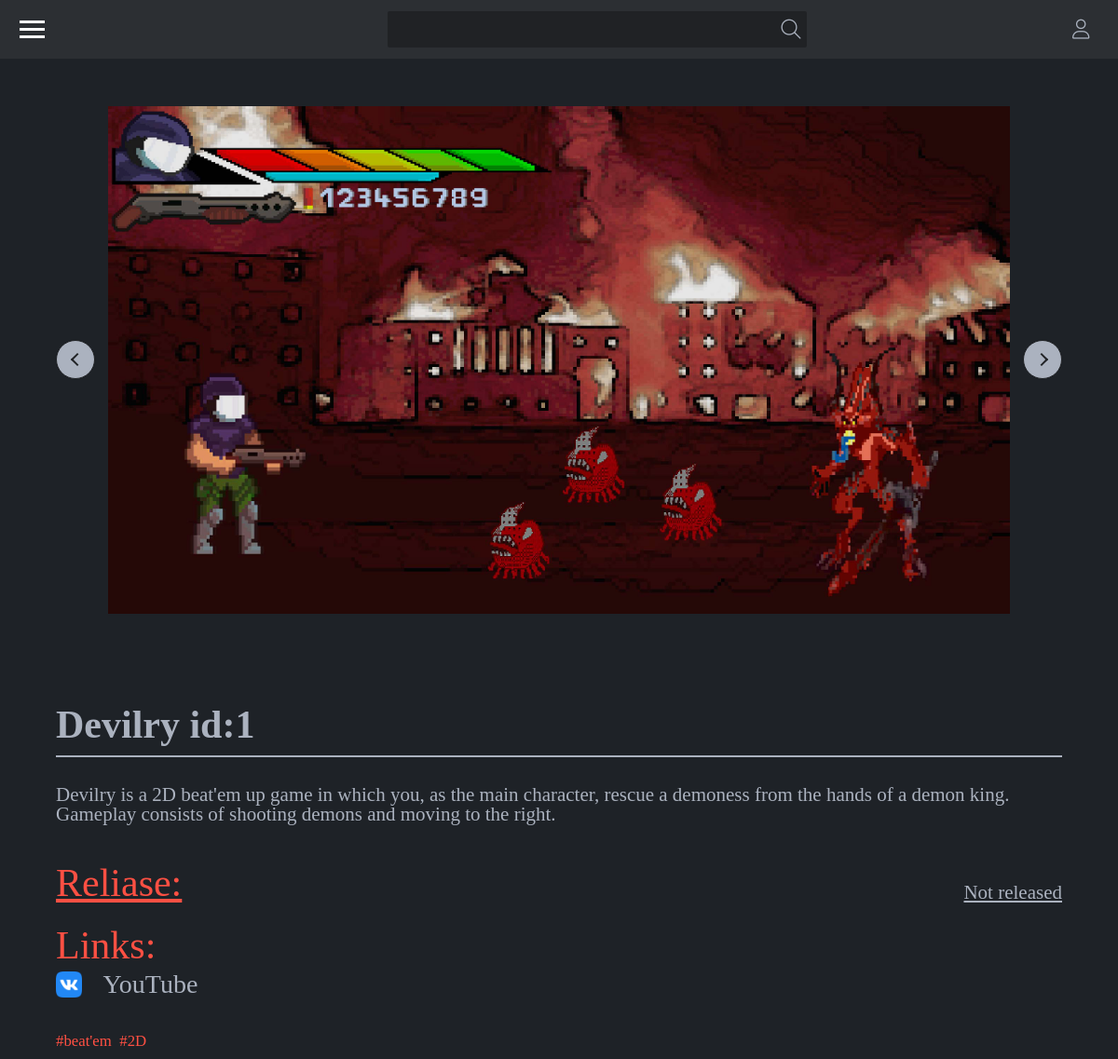
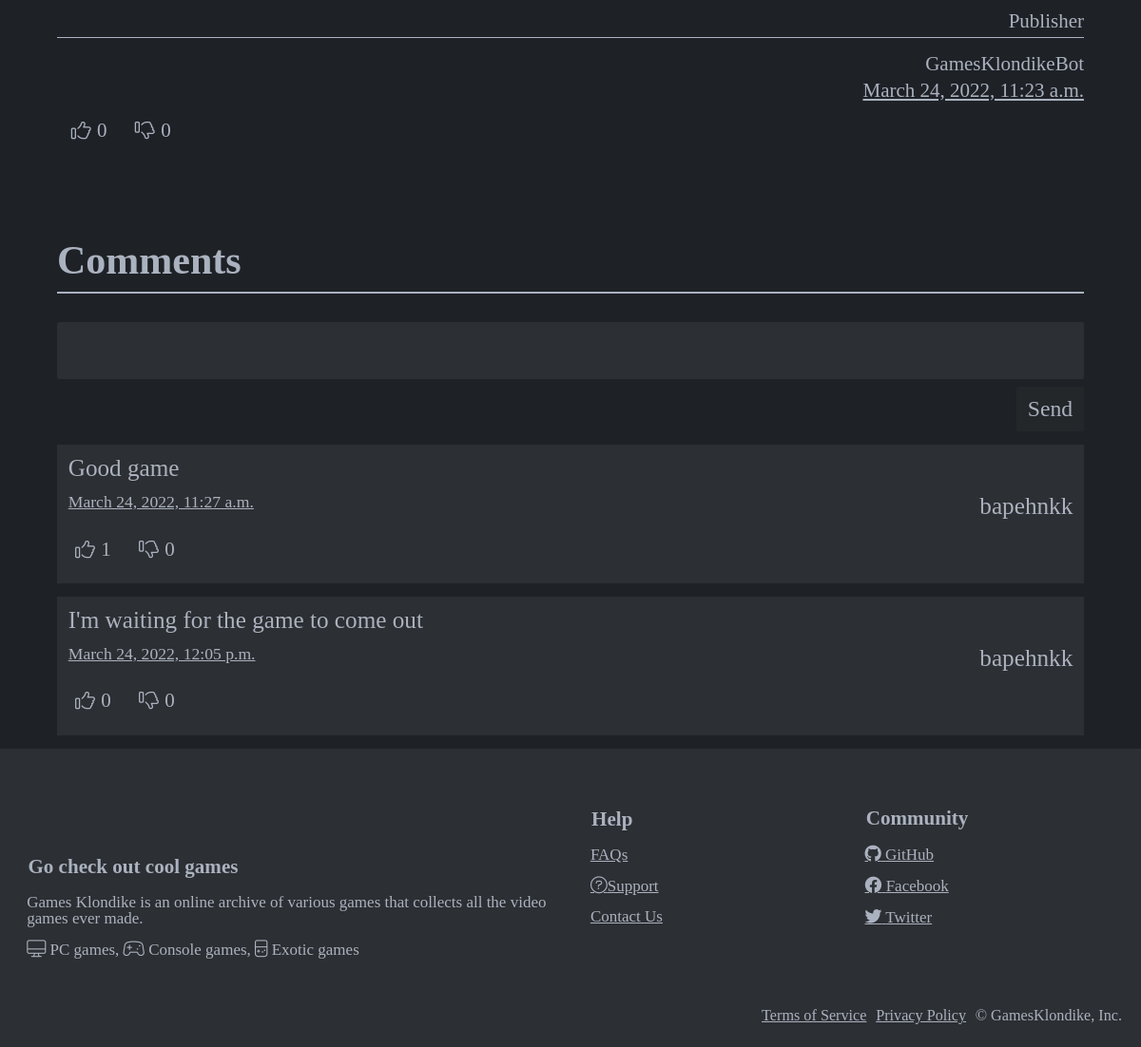
/post/1, run on the app's committed database (2 pictures, top to bottom).
### src/posts/models.py (models this page shows, shortened)
class PostImage(models.Model):
    PostID = models.ForeignKey(
        PostGame, on_delete=models.CASCADE, related_name='post_images')
    Image = models.ImageField(
        upload_to=get_path_upload_post_image,
        validators=[FileExtensionValidator(
            allowed_extensions=['jpg', 'jpeg', 'gif']), validate_size_image]
    )
    class Meta:
        verbose_name = 'Post images'
        verbose_name_plural = 'Post images'

class PostGame(models.Model):
    Email = models.ForeignKey(
        User, on_delete=models.CASCADE, related_name='post_game')
    Title = models.CharField(max_length=200, unique=True)
    Description = models.TextField(max_length=10000, blank=True, null=True)
    ReleaseDate = models.DateTimeField(auto_now_add=False)
    PubDate = models.DateTimeField(auto_now_add=True)
    ChangeDate = models.DateTimeField(auto_now=True)
    Tags = models.ManyToManyField(PostTag)
    class Meta:
        verbose_name = 'Game Posts'
        verbose_name_plural = 'Game Posts'

class PostLink(models.Model):
    PostID = models.ForeignKey(
        PostGame, on_delete=models.CASCADE, related_name='post_links')
    Link = models.URLField(unique=True)
    Text = models.CharField(max_length=255)
    Image = models.ImageField(
        null=True,
        blank=True,
        upload_to=get_path_upload_post_link_image,
        validators=[FileExtensionValidator(
            allowed_extensions=['jpg', 'jpeg', 'gif', 'png']), validate_size_image]
    )
    class Meta:
        verbose_name = 'Post links'
        verbose_name_plural = 'Post links'

class PostTag(models.Model):
    Tag = models.CharField(max_length=200, unique=True)
    class Meta:
        verbose_name = 'Tags'
        verbose_name_plural = 'TagsXD'
    def __str__(self) -> str:
        return f'{self.Tag}'

class PostComment(models.Model):
    PostID = models.ForeignKey(
        PostGame, on_delete=models.CASCADE, related_name='comment_post')
    Email = models.ForeignKey(
        User, on_delete=models.CASCADE, related_name='comment_user')
    Text = models.TextField(max_length=2000, unique=True)
    PubDate = models.DateTimeField(auto_now_add=True)
    class Meta:
        verbose_name = 'Post Comments'
        verbose_name_plural = 'Post Comments'

### src/oauth/models.py (models this page shows, shortened)
class User(AbstractBaseUser, PermissionsMixin):
    Email = models.EmailField(unique=True)
    UserName = models.CharField(max_length=200, unique=True)
    JoinDate = models.DateTimeField(auto_now_add=True)
    LastDate = models.DateTimeField(auto_now_add=True)
    JoinIP = models.CharField(max_length=200)
    LastIP = models.CharField(max_length=200)
    Avatar = models.ImageField(
        upload_to=get_path_upload_avatar,
        blank=True,
        null=True,
        validators=[FileExtensionValidator(
            allowed_extensions=['jpg', 'jpeg', 'gif', 'png']), validate_size_image]
    )
    objects = UserManager()
    USERNAME_FIELD = 'Email'
    REQUIRED_FIELDS = []
    class Meta:
        verbose_name = 'User'
        verbose_name_plural = 'User'

### src/posts/views.py (the view)
# urls.py: path('post/<str:game>', views_posts.post, name='post'),
    def post(request, game=PostGame.objects.all()[0].id):
        dict = get_post_by_id(game)
        return render(request, 'front/post.html', dict)

### templates/front/post.html (shortened to what this page needs)
{% extends 'layout.html' %} {% load static %} {% block lang %}ru{% endblock %} {% block title %}Home{% endblock %} {% block addictionsBefore %}
<link rel="stylesheet" href="{% static 'icons.css' %}">
<link rel="stylesheet" href="{% static 'main.css' %}"> {% endblock %} {% block header %}{%include 'header.html'%}{% endblock %} {% block main %}
<div class="main">
    {% if images %}
    <div class="carousel-wrapper">
        <div class="carousel">
            {% for img in images %}
            <div class="carousel__photo ">
                <img src="{{img.Image.url}}">
            </div> {%endfor%} {%if images|length > 1%}
            <div class="carousel__button--next"></div>
            <div class="carousel__button--prev"></div>{%endif%}
        </div>
    </div> {%endif%}
    <div class="post">
        <div class="post__title">{{title}}</div>
        <div class="post__text">{{text|linebreaks}} </div>
        <div class="post__release">
            <div class="post__release-title">Reliase:</div>
            <div class="post__release-date">Not released</div>
        </div>
        <div class="post__link">
            <div class="post__link-title">Links:</div>
            <div class="post__link-all">
                {% for link in links %}
                <a target="__blank" href="{{link.Link}}" class="post__link-link">
                    {%if link.Image %}
                    <div class="post__link-photo">
                        <img src="{{link.Image.url}}">
                    </div>{%else%}
                    {{link.Text}}
                    {%endif%}
                </a>{%endfor%}
            </div>
        </div>
        <div class="post__tags">
            {% for tag in tags %}
            <a href="{{tag.link}} " class="post__tag">{{tag.text}} </a>{%endfor%}
        </div>
        <div class="post__publisher">
            <div class="post__pub-title">Publisher</div>
            <a href="{{publisher.link}}" class="post__pub-user">{{publisher.user}}</a>
            <div class="post__pub-date">{{publisher.date}}</div>
        </div>
        <div class="post__likes">
            <form class="likes" action="" method="post">
                <i class="fa-light fa-thumbs-up"></i>
                <div class="count">0</div>
            </form>
            <form class="dislikes" action="" method="post">
                <i class="fa-light fa-thumbs-down"></i>
                <div class="count">0</div>
            </form>
        </div>
        <div class="post__title">Comments</div>
        <form class="post__comment-form" action="" method="post">
            <input type="text" name="newComment" class="input-text" />
            <div class="btn"><span>Send</span></div>
        </form>
        {% for comment in comments %}
        <div class="post__comment">
            <div class="post__comment-text">{{comment.text|linebreaks}}</div>
            <div class="post__comment-about">
                <div class="post__comment-date">{{comment.date}}</div>
                <a href="{{comments.0.link}}" class="post__comment-user">{{comment.user}}</a>
            </div>
            <div class="post__likes">
                <form class="likes" action="" method="post">
                    <i class="fa-light fa-thumbs-up"></i>
                    <div class="count">{{comment.likes}}</div>
                </form>
                <form class="dislikes" action="" method="post">
                    <i class="fa-light fa-thumbs-down"></i>
                    <div class="count">{{comment.dislikes}}</div>
                </form>
            </div>
        </div>{%endfor%}
    </div>
</div>
{% endblock %} {% block footer %}{%include 'footer.html'%}{% endblock %}

### templates/layout.html (shortened to what this page needs)
<!DOCTYPE html>
<html lang="{%block lang%}{%endblock%}">
<head>
    {%block addictionsBefore%}{%endblock%}
</head>
<body>
    {%block header%}{%endblock%}
    <div class="wrapper">
        {%block main%}{%endblock%} {%block footer%}{%endblock%}
    </div>
</body>
</html>

### templates/header.html (shortened to what this page needs)
<header class="header">
    <div class="column">
        <div class="column__item burger">
            <div class="column__burger">
                <span></span>
            </div>
        </div>
        {% load static %}
        <div class="column__item ">
            <a href="/" class="column__logo">
            </a>
        </div>
    </div>
    <div class="column column-ser column-none">
        <form class="column__search-form" action="{%url 'home'%}" method="get">
            <input class="column__search-input" type="text" name="search" id="">
            <i class="fa-light fa-magnifying-glass column__search-search"></i>
        </form>
    </div>
    <div class="column">
        <div class="column__item user">
            <i class="fa-light fa-user"></i>
        </div>
    </div>
</header>

### templates/footer.html (shortened to what this page needs)
<footer class="footer">
    <div class="footer__row">
        <div class="footer__main-column">
            <div class="footer__column">
                {% load static %}
                <div class="footer__logo">
                </div>
                <div class="footer__title">Go check out cool games</div>
                <div class="footer__text">Games Klondike is an online archive of various games that collects all the video games ever made.</div>
                <div class="footer__text">
                    <i class="fa-light fa-desktop"></i> PC games,
                    <i class="fa-light fa-gamepad-modern"></i> Console games,
                    <i class="fa-light fa-game-console-handheld"></i> Exotic games
                </div>
            </div>
        </div>
        <div class="footer__main-column">
            <div class="footer__column">
                <div class="footer__title">Help</div>
                <a href="/" class="footer__link">FAQs</a>
                <a href="/" class="footer__link"><i class="fa-light fa-circle-question"></i>Support</a>
                <a href="/" class="footer__link">Contact Us</a>
            </div>
            <div class="footer__column">
                <div class="footer__title">Community</div>
                <a target="__blank" href="https://github.com/bapehnkk/GamesKlondike" class="footer__link"><i class="fa-brands fa-github"></i> GitHub</a>
                <a target="__blank" href="/" class="footer__link"><i class="fa-brands fa-facebook"></i> Facebook</a>
                <a target="__blank" href="/" class="footer__link"><i class="fa-brands fa-twitter"></i> Twitter</a>
            </div>
        </div>
    </div>
    <div class="footer__row">
        <div class="footer__copyright">
            <a href="/" class="footer__link">Terms of Service</a>
            <a href="/" class="footer__link">Privacy Policy</a>
            <div class="footer__text">© GamesKlondike, Inc.</div>
        </div>
    </div>
</footer>

### data on the page
PostImage: Image (picture)
PostGame: Description "Devilry is a 2D beat'em up game in which you, as the main character, rescue a demoness from the hands of a demon king. Gameplay consists of shooting demons and moving to the right.", date "March 24, 2022, 11:23 a.m."
PostLink: Image (picture)
PostLink: Text "YouTube"
PostTag: text "beat'em"
PostTag: text "2D"
User: user "GamesKlondikeBot"
PostComment: text "Good game", date "March 24, 2022, 11:27 a.m."
User: user "bapehnkk" "bapehnkk"
PostComment: text "I'm waiting for the game to come out", date "March 24, 2022, 12:05 p.m."

### other printed values
{{ title }} "Devilry id:1"
{{ comment.likes }} "1" "0"
{{ comment.dislikes }} "0" "0"
